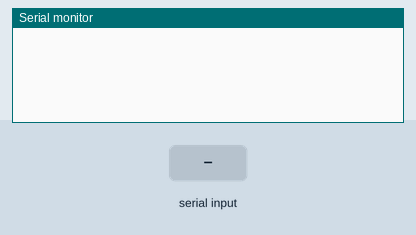
The sketch below on a simulated Arduino Uno, built with avr-gcc and run on an emulated ATmega328P. Parts: the last lines printed to the serial monitor. The test bench sets the inputs (shaded band).

Above: at 1.2 s.
1.3 s: "1" received over Serial
At 4.2 s:
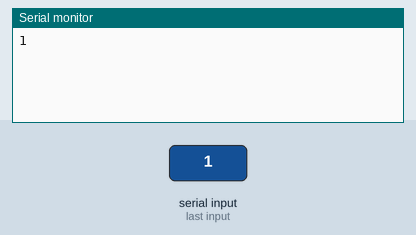
4.3 s: "0" received over Serial
5.8 s: "2" received over Serial
At 8.6 s:
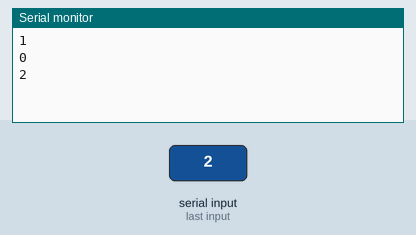
Timing chart, 0 to 10.1 s (numbered marks = the images above; inputs shaded):
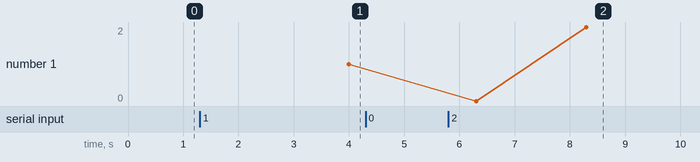

The sketch:

NodeMCU_ESP8266_Final.ino
```cpp
#include <Wire.h>
#include "RTClib.h"

RTC_DS1307 RTC;
void getTime();

char mystr[20]; //Initialized variable to store recieved data
String D;
String Data[6] = {"32 F2 B8 1E","64 E9 D1 79","5C 75 19 79","95 A5 16 79","7A 0D A7 49","A0 EF 8A 7C"};
String Name[6] = {"Utkarsh", "Amogh", "Chinmay", "Sumedh", "Anshul", "Shruti"};
//                    0         1        2        3         4       5
//String Person = "";

void setup() {
  // Begin the Serial at 9600 Baud
  Serial.begin(9600);
  Wire.begin();
  RTC.begin();
  if (! RTC.isrunning()) {
    Serial.println("RTC is NOT running!");
    // following line sets the RTC to the date & time this sketch was compiled
    RTC.adjust(DateTime(__DATE__, __TIME__));
  }
}

void loop() {
  Serial.readBytesUntil('\0',mystr,12); //Read the serial data and store in var
  //Serial.println(mystr); //Print data on Serial Monitor
  delay(1000);
  charToString(mystr,D);
  Serial.println(D);
  for( int i = 0; i < 6; i++)
  {
    if (D == Data[i])
    {
      Serial.println("Access Granted");
      Serial.println(Name[i]);
      delay(300);
      getTime();
      break;
    }
  }
}

void charToString(const char S[], String &D)
{
    byte at = 0;
    const char *p = S;
    D = "";
    while (*p++) {
      D.concat(S[at++]);
      }
}

void getTime()
{
  DateTime now = RTC.now();
  String Date = String(now.day()) + "/" + String(now.month()) + "/" + String(now.year());
  Serial.println(Date);
  String Time = String(now.hour()) + ":" + String(now.minute()) + ":" + String(now.second());
  Serial.println(Time);
}
```

Measured:
- after the input at 1.3 s, the serial monitor: prints a new line after 2.7 s (image 1)
- after the input at 5.8 s, the serial monitor: prints a new line after 2.5 s (image 2)
- plotted number 1: 1 → 2 after the input at 5.8 s
